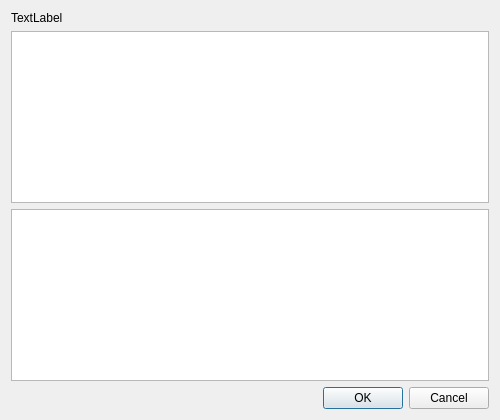
<?xml version="1.0" encoding="UTF-8"?>
<ui version="4.0">
 <class>Dialog</class>
 <widget class="QDialog" name="Dialog">
  <property name="geometry">
   <rect>
    <x>0</x>
    <y>0</y>
    <width>500</width>
    <height>420</height>
   </rect>
  </property>
  <property name="windowTitle">
   <string>Dialog</string>
  </property>
  <layout class="QVBoxLayout" name="verticalLayout_2">
   <item>
    <layout class="QVBoxLayout" name="verticalLayout">
     <item>
      <widget class="QLabel" name="label">
       <property name="text">
        <string>TextLabel</string>
       </property>
      </widget>
     </item>
     <item>
      <widget class="QListWidget" name="listWidget"/>
     </item>
     <item>
      <widget class="QTextBrowser" name="textBrowser"/>
     </item>
     <item>
      <widget class="QDialogButtonBox" name="buttonBox">
       <property name="orientation">
        <enum>Qt::Horizontal</enum>
       </property>
       <property name="standardButtons">
        <set>QDialogButtonBox::Cancel|QDialogButtonBox::Ok</set>
       </property>
      </widget>
     </item>
    </layout>
   </item>
  </layout>
 </widget>
 <resources/>
 <connections>
  <connection>
   <sender>buttonBox</sender>
   <signal>accepted()</signal>
   <receiver>Dialog</receiver>
   <slot>accept()</slot>
   <hints>
    <hint type="sourcelabel">
     <x>248</x>
     <y>254</y>
    </hint>
    <hint type="destinationlabel">
     <x>157</x>
     <y>274</y>
    </hint>
   </hints>
  </connection>
  <connection>
   <sender>buttonBox</sender>
   <signal>rejected()</signal>
   <receiver>Dialog</receiver>
   <slot>reject()</slot>
   <hints>
    <hint type="sourcelabel">
     <x>316</x>
     <y>260</y>
    </hint>
    <hint type="destinationlabel">
     <x>286</x>
     <y>274</y>
    </hint>
   </hints>
  </connection>
 </connections>
</ui>
